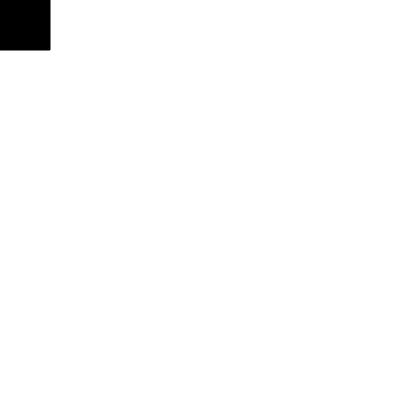
Frame 1 (no input)
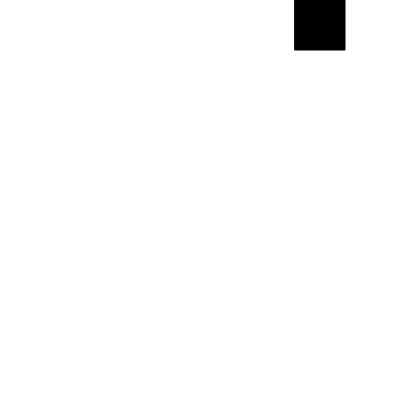
Frame 60 (no input)
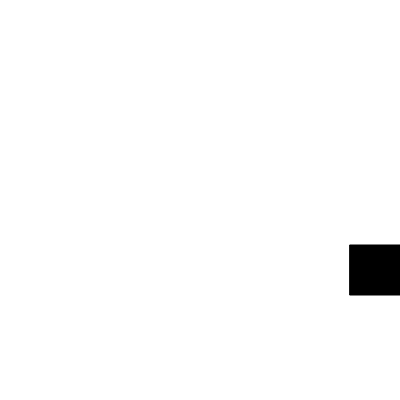
Frame 120 (the mouse pressed at the canvas centre since frame 60)

The p5.js sketch that drew these frames (run headless with seeded random() and noise() and a simulated clock; from frame 60 on, the mouse is pressed at the canvas centre):

// p5.js sketch
// ── sketch.js
//moving square demo

let canvasW = 400;
let canvasH = 400;

let x;
let y;

let w;
let h;

let globalDirection = "right";

let speed = 5;

function setup() {
  createCanvas(canvasW, canvasH);
  x=0;
  y=0;
  
  w=50;
  h=50;
}

function draw() {
  background("white");
  fill("black");
  rect(x,y,w,h);
  moveSquare(globalDirection);
}

function moveSquare(direct){
  if (direct === "right"){
    x+=speed;
    if (x>=width-w){
      changeDirection(direct);
    }
  } 
  else if (direct === "down"){
    y+=speed;
    if (y>=height-h){
      changeDirection(direct);
    }
  } 
  else if (direct === "left"){
    x-=speed;
    if (x<=0){
      changeDirection(direct);
    }
  } 
  else if (direct === "up"){
    y-=speed;
    if (y<=0){
      changeDirection(direct);
    }
  }
}

function changeDirection(direct){
  if (direct === "right"){
    globalDirection = "down";
  } 
  else if (direct === "down"){
    globalDirection = "left";
  } 
  else if (direct === "left"){
    globalDirection = "up";
  } 
  else if (direct === "up"){
    globalDirection = "right";
  }
}
